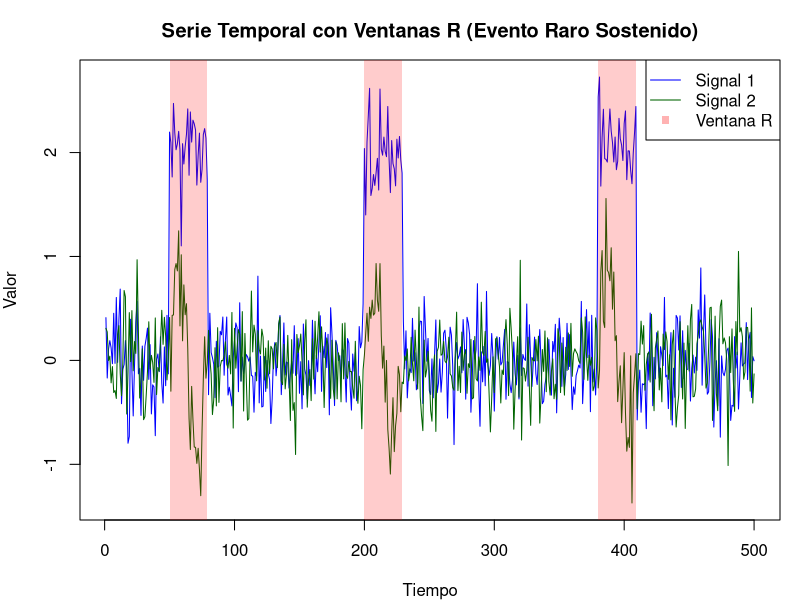
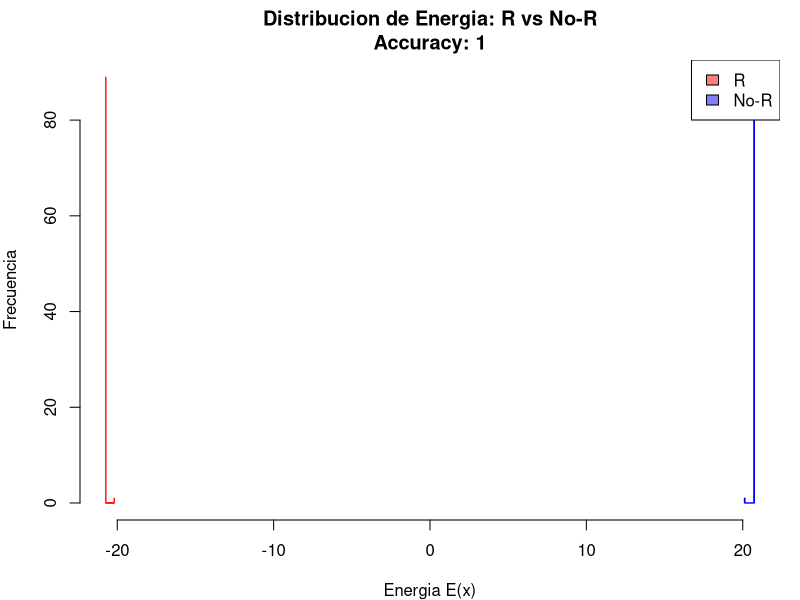
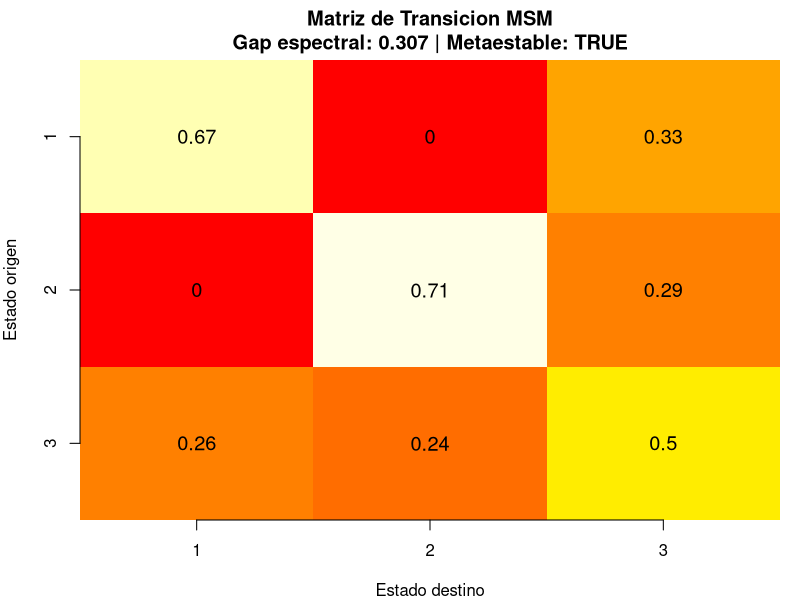
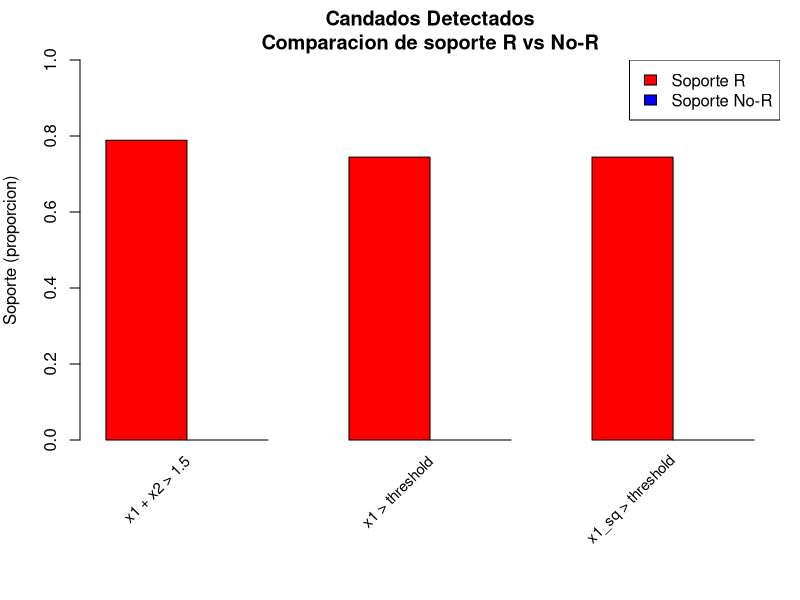
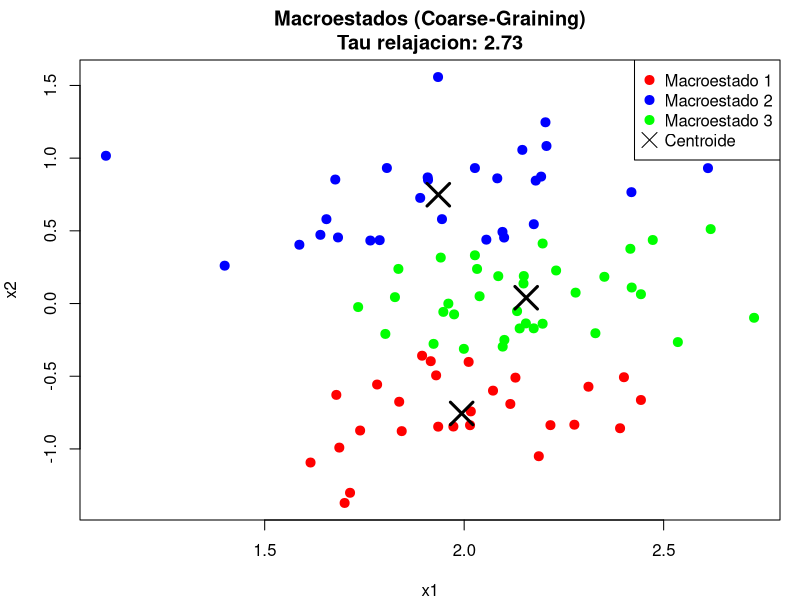

The R source for these figures, in order:
############################################################
# UE (Universo Emergente) - SIMULACION EN R
# Demo minima funcional con datos sinteticos
# Version: Base R (sin dependencias externas)
############################################################

set.seed(42)

# === 1. GENERACION DE DATOS SINTETICOS ===

generate_synthetic_data <- function(n_times = 500,
                                     n_windows_R = 3,
                                     window_size = 30,
                                     noise_sd = 0.3) {

  times <- 1:n_times

  # Inicializar canales
  signal1 <- rnorm(n_times, mean = 0, sd = noise_sd)
  signal2 <- rnorm(n_times, mean = 0, sd = noise_sd)

  # Definir ventanas R (posiciones fijas para reproducibilidad)
  window_starts <- c(50, 200, 380)
  windows_R <- lapply(window_starts, function(s) s:(s + window_size - 1))

  # Crear mascara R
  is_R <- rep(FALSE, n_times)
  for (w in windows_R) {
    is_R[w] <- TRUE
  }

  # Modificar senales en ventanas R
  for (w in windows_R) {
    signal1[w] <- signal1[w] + 2.0  # shift de media
    signal2[w] <- signal2[w] + sin(seq(0, 2*pi, length.out = length(w))) * 0.8
  }

  # Crear dataframe
  data <- data.frame(
    t = times,
    signal1 = signal1,
    signal2 = signal2,
    is_R = is_R
  )

  list(
    data = data,
    windows_R = windows_R,
    n_times = n_times
  )
}

# === 2. ERS: EVENTO-RARO-SOSTENIDO ===

build_ers <- function(data, predicate_fn, persistence_tau = 10) {
  # Aplica predicado a cada tiempo
  mask <- sapply(1:nrow(data$data), function(t) predicate_fn(data$data, t))

  # Encontrar segmentos consecutivos TRUE
  rle_result <- rle(mask)

  windows_R <- list()
  idx <- 1
  pos <- 1

  for (i in seq_along(rle_result$lengths)) {
    len <- rle_result$lengths[i]
    val <- rle_result$values[i]

    if (val && len >= persistence_tau) {
      windows_R[[idx]] <- pos:(pos + len - 1)
      idx <- idx + 1
    }
    pos <- pos + len
  }

  # Crear ventanas de control (notR) emparejadas
  all_R_times <- unlist(windows_R)
  notR_times <- setdiff(1:nrow(data$data), all_R_times)

  windows_notR <- list()
  for (i in seq_along(windows_R)) {
    w_len <- length(windows_R[[i]])
    if (length(notR_times) >= w_len) {
      start_idx <- sample(1:(length(notR_times) - w_len + 1), 1)
      windows_notR[[i]] <- notR_times[start_idx:(start_idx + w_len - 1)]
    }
  }

  list(
    name = "ERS",
    windows_R = windows_R,
    windows_notR = windows_notR,
    persistence_tau = persistence_tau
  )
}

# === 3. REPRESENTACION: EXTRAER MICROESTADOS ===

represent <- function(data_row) {
  c(
    x1 = data_row$signal1,
    x2 = data_row$signal2,
    x1_sq = data_row$signal1^2,
    x2_sq = data_row$signal2^2,
    x1x2 = data_row$signal1 * data_row$signal2
  )
}

extract_microstates <- function(data, ers) {
  states <- data.frame(
    t = integer(),
    x1 = numeric(),
    x2 = numeric(),
    x1_sq = numeric(),
    x2_sq = numeric(),
    x1x2 = numeric(),
    label_R = logical(),
    window_id = integer()
  )

  window_id <- 1

  # Extraer estados de ventanas R
  for (w in ers$windows_R) {
    for (t_idx in w) {
      features <- represent(data$data[t_idx, ])
      states <- rbind(states, data.frame(
        t = t_idx,
        x1 = features["x1"],
        x2 = features["x2"],
        x1_sq = features["x1_sq"],
        x2_sq = features["x2_sq"],
        x1x2 = features["x1x2"],
        label_R = TRUE,
        window_id = window_id
      ))
    }
    window_id <- window_id + 1
  }

  # Extraer estados de ventanas notR
  for (w in ers$windows_notR) {
    for (t_idx in w) {
      features <- represent(data$data[t_idx, ])
      states <- rbind(states, data.frame(
        t = t_idx,
        x1 = features["x1"],
        x2 = features["x2"],
        x1_sq = features["x1_sq"],
        x2_sq = features["x2_sq"],
        x1x2 = features["x1x2"],
        label_R = FALSE,
        window_id = window_id
      ))
    }
    window_id <- window_id + 1
  }

  rownames(states) <- NULL
  states
}

# === 4. ENERGIA / COSTE ===

fit_energy_classifier <- function(states) {
  # Clasificador logistico para distinguir R vs notR
  model <- glm(
    label_R ~ x1 + x2 + x1_sq + x2_sq + x1x2,
    data = states,
    family = binomial(link = "logit")
  )

  # Funcion de energia: E(x) = -log(odds)
  energy_fn <- function(x_vec) {
    new_data <- data.frame(
      x1 = x_vec[1],
      x2 = x_vec[2],
      x1_sq = x_vec[1]^2,
      x2_sq = x_vec[2]^2,
      x1x2 = x_vec[1] * x_vec[2]
    )
    pR <- predict(model, newdata = new_data, type = "response")
    pR <- pmax(pmin(pR, 1 - 1e-9), 1e-9)  # clamp
    odds <- pR / (1 - pR)
    -log(odds)
  }

  predictions <- predict(model, type = "response") > 0.5
  accuracy <- mean(predictions == states$label_R)

  list(
    model = model,
    energy = energy_fn,
    accuracy = accuracy
  )
}

build_cost <- function(energy_fn, epsilon = 1.0) {
  function(x_vec) {
    epsilon * energy_fn(x_vec)
  }
}

# === 5. CANDADOS (LOCKS) ===

propose_lock_hypotheses <- function(states_R, states_notR) {
  rules <- list()

  # Regla 1: x1 > umbral
  threshold_x1 <- quantile(states_R$x1, 0.25)
  rules[[1]] <- list(
    name = "x1 > threshold",
    predicate = function(x) x[1] > threshold_x1,
    threshold = threshold_x1
  )

  # Regla 2: x1^2 > umbral
  threshold_x1sq <- quantile(states_R$x1_sq, 0.25)
  rules[[2]] <- list(
    name = "x1_sq > threshold",
    predicate = function(x) x[3] > threshold_x1sq,
    threshold = threshold_x1sq
  )

  # Regla 3: combinacion lineal
  rules[[3]] <- list(
    name = "x1 + x2 > 1.5",
    predicate = function(x) (x[1] + x[2]) > 1.5,
    threshold = 1.5
  )

  rules
}

score_lock <- function(rule, states_R, states_notR) {
  eval_R <- sapply(1:nrow(states_R), function(i) {
    rule$predicate(c(states_R$x1[i], states_R$x2[i], states_R$x1_sq[i]))
  })

  eval_notR <- sapply(1:nrow(states_notR), function(i) {
    rule$predicate(c(states_notR$x1[i], states_notR$x2[i], states_notR$x1_sq[i]))
  })

  support_R <- mean(eval_R)
  support_notR <- mean(eval_notR)

  specificity <- log((support_R + 1e-9) / (support_notR + 1e-9))
  tau_persist <- sum(eval_R)
  score <- support_R * specificity - 0.1 * (1 - support_R)

  list(
    name = rule$name,
    support_R = support_R,
    support_notR = support_notR,
    specificity = specificity,
    tau_persist = tau_persist,
    score = score
  )
}

detect_locks <- function(states, ers, min_score = 0.5) {
  states_R <- states[states$label_R == TRUE, ]
  states_notR <- states[states$label_R == FALSE, ]

  rules <- propose_lock_hypotheses(states_R, states_notR)
  locks <- lapply(rules, function(r) score_lock(r, states_R, states_notR))

  # Filtrar por score minimo
  locks <- Filter(function(l) l$score >= min_score, locks)

  # Ordenar por score descendente
  scores <- sapply(locks, function(l) l$score)
  locks <- locks[order(scores, decreasing = TRUE)]

  locks
}

# === 6. COARSE-GRAINING Y MSM ===

build_macrostates <- function(states_R, n_clusters = 3) {
  X <- as.matrix(states_R[, c("x1", "x2")])
  km <- kmeans(X, centers = n_clusters, nstart = 10)

  states_R$macrostate <- km$cluster

  list(
    states = states_R,
    centroids = km$centers,
    n_clusters = n_clusters
  )
}

fit_msm <- function(macro_result, lag = 1) {
  states <- macro_result$states[order(macro_result$states$t), ]
  n_clusters <- macro_result$n_clusters

  seq_macro <- states$macrostate

  # Estimar matriz de transicion
  P <- matrix(0, nrow = n_clusters, ncol = n_clusters)

  for (i in 1:(length(seq_macro) - lag)) {
    from <- seq_macro[i]
    to <- seq_macro[i + lag]
    P[from, to] <- P[from, to] + 1
  }

  # Normalizar filas
  row_sums <- rowSums(P)
  row_sums[row_sums == 0] <- 1
  P <- P / row_sums

  # Calcular autovalores
  eigen_result <- eigen(P)
  eigenvalues <- Re(eigen_result$values)

  sorted_ev <- sort(abs(eigenvalues), decreasing = TRUE)
  spectral_gap <- sorted_ev[1] - sorted_ev[2]

  lambda2 <- sorted_ev[2]
  tau_relax <- if (lambda2 > 0 && lambda2 < 1) -lag / log(lambda2) else Inf

  diag_mean <- mean(diag(P))
  metastable_ok <- diag_mean > 0.5

  list(
    P = P,
    eigenvalues = eigenvalues,
    spectral_gap = spectral_gap,
    tau_relax = tau_relax,
    metastable_ok = metastable_ok,
    states = macro_result$states,
    centroids = macro_result$centroids
  )
}

# === 7. VISUALIZACIONES (Base R) ===

plot_timeseries <- function(data, ers, filename = "plot_timeseries.png") {
  png(filename, width = 1000, height = 400)

  par(mar = c(4, 4, 3, 1))
  plot(data$data$t, data$data$signal1, type = "l", col = "blue",
       xlab = "Tiempo", ylab = "Valor",
       main = "Serie Temporal con Ventanas R (Evento Raro Sostenido)",
       ylim = range(c(data$data$signal1, data$data$signal2)))
  lines(data$data$t, data$data$signal2, col = "darkgreen")

  # Marcar ventanas R
  for (w in ers$windows_R) {
    rect(min(w), par("usr")[3], max(w), par("usr")[4],
         col = rgb(1, 0, 0, 0.2), border = NA)
  }

  legend("topright", legend = c("Signal 1", "Signal 2", "Ventana R"),
         col = c("blue", "darkgreen", rgb(1, 0, 0, 0.3)),
         lty = c(1, 1, NA), pch = c(NA, NA, 15), bg = "white")

  dev.off()
  cat("  Guardado:", filename, "\n")
}

plot_energy_distribution <- function(states, energy_clf, filename = "plot_energy.png") {
  # Calcular energia para cada estado
  energies <- sapply(1:nrow(states), function(i) {
    energy_clf$energy(c(states$x1[i], states$x2[i]))
  })

  states$energy <- energies

  png(filename, width = 800, height = 500)

  par(mar = c(4, 4, 3, 1))

  energy_R <- states$energy[states$label_R]
  energy_notR <- states$energy[!states$label_R]

  hist(energy_notR, col = rgb(0, 0, 1, 0.5), border = "blue",
       main = paste("Distribucion de Energia: R vs No-R\nAccuracy:",
                    round(energy_clf$accuracy, 3)),
       xlab = "Energia E(x)", ylab = "Frecuencia",
       xlim = range(c(energy_R, energy_notR)),
       breaks = 20)
  hist(energy_R, col = rgb(1, 0, 0, 0.5), border = "red", add = TRUE, breaks = 20)

  legend("topright", legend = c("R", "No-R"),
         fill = c(rgb(1, 0, 0, 0.5), rgb(0, 0, 1, 0.5)), bg = "white")

  dev.off()
  cat("  Guardado:", filename, "\n")
}

plot_msm_transitions <- function(msm, filename = "plot_msm.png") {
  png(filename, width = 600, height = 500)

  par(mar = c(4, 4, 3, 1))

  n <- nrow(msm$P)
  image(1:n, 1:n, t(msm$P)[, n:1], col = heat.colors(20),
        xlab = "Estado destino", ylab = "Estado origen",
        main = paste("Matriz de Transicion MSM\nGap espectral:",
                     round(msm$spectral_gap, 3),
                     "| Metaestable:", msm$metastable_ok),
        axes = FALSE)
  axis(1, at = 1:n)
  axis(2, at = 1:n, labels = n:1)

  # Agregar valores
  for (i in 1:n) {
    for (j in 1:n) {
      text(j, n - i + 1, round(msm$P[i, j], 2), cex = 1.2)
    }
  }

  dev.off()
  cat("  Guardado:", filename, "\n")
}

plot_locks <- function(locks, filename = "plot_locks.png") {
  png(filename, width = 800, height = 500)

  if (length(locks) == 0) {
    plot.new()
    text(0.5, 0.5, "No se detectaron candados", cex = 1.5)
    dev.off()
    return()
  }

  par(mar = c(8, 4, 3, 1))

  names_locks <- sapply(locks, function(l) l$name)
  support_R <- sapply(locks, function(l) l$support_R)
  support_notR <- sapply(locks, function(l) l$support_notR)

  n <- length(locks)
  x <- barplot(rbind(support_R, support_notR),
               beside = TRUE,
               col = c("red", "blue"),
               names.arg = rep("", n),
               main = "Candados Detectados\nComparacion de soporte R vs No-R",
               ylab = "Soporte (proporcion)",
               ylim = c(0, 1))

  text(colMeans(x), par("usr")[3] - 0.05, labels = names_locks,
       srt = 45, adj = 1, xpd = TRUE, cex = 0.9)

  legend("topright", legend = c("Soporte R", "Soporte No-R"),
         fill = c("red", "blue"), bg = "white")

  dev.off()
  cat("  Guardado:", filename, "\n")
}

plot_macrostates <- function(msm, filename = "plot_macrostates.png") {
  png(filename, width = 800, height = 600)

  par(mar = c(4, 4, 3, 1))

  colors <- c("red", "blue", "green", "purple", "orange")[1:max(msm$states$macrostate)]

  plot(msm$states$x1, msm$states$x2,
       col = colors[msm$states$macrostate],
       pch = 19, cex = 1.2,
       xlab = "x1", ylab = "x2",
       main = paste("Macroestados (Coarse-Graining)\nTau relajacion:",
                    round(msm$tau_relax, 2)))

  # Marcar centroides
  points(msm$centroids[, 1], msm$centroids[, 2],
         pch = 4, cex = 3, lwd = 3, col = "black")

  legend("topright",
         legend = c(paste("Macroestado", 1:nrow(msm$centroids)), "Centroide"),
         col = c(colors[1:nrow(msm$centroids)], "black"),
         pch = c(rep(19, nrow(msm$centroids)), 4),
         pt.cex = c(rep(1.2, nrow(msm$centroids)), 2),
         bg = "white")

  dev.off()
  cat("  Guardado:", filename, "\n")
}

# === 8. PIPELINE PRINCIPAL ===

run_ue_simulation <- function() {
  cat("========================================\n")
  cat("   SIMULACION UNIVERSO EMERGENTE (UE)  \n")
  cat("========================================\n\n")

  # 1. Generar datos
  cat("1. Generando datos sinteticos...\n")
  data <- generate_synthetic_data(n_times = 500)
  cat("   - Tiempos:", data$n_times, "\n")
  cat("   - Ventanas R:", length(data$windows_R), "\n\n")

  # 2. Construir ERS
  cat("2. Construyendo ERS (Evento-Raro-Sostenido)...\n")
  predicate <- function(df, t) df$is_R[t]
  ers <- build_ers(data, predicate, persistence_tau = 10)
  cat("   - Ventanas R detectadas:", length(ers$windows_R), "\n")
  cat("   - Ventanas control:", length(ers$windows_notR), "\n\n")

  # 3. Extraer microestados
  cat("3. Extrayendo microestados...\n")
  states <- extract_microstates(data, ers)
  cat("   - Total microestados:", nrow(states), "\n")
  cat("   - Estados R:", sum(states$label_R), "\n")
  cat("   - Estados No-R:", sum(!states$label_R), "\n\n")

  # 4. Ajustar clasificador de energia
  cat("4. Ajustando clasificador de energia...\n")
  energy_clf <- fit_energy_classifier(states)
  cat("   - Accuracy:", round(energy_clf$accuracy, 3), "\n\n")

  # 5. Detectar candados
  cat("5. Detectando candados (locks)...\n")
  locks <- detect_locks(states, ers, min_score = 0.1)
  cat("   - Candados detectados:", length(locks), "\n")
  for (l in locks) {
    cat("     *", l$name, "| Score:", round(l$score, 3),
        "| Especificidad:", round(l$specificity, 3), "\n")
  }
  cat("\n")

  # 6. Coarse-graining y MSM
  cat("6. Construyendo macroestados y MSM...\n")
  states_R <- states[states$label_R == TRUE, ]
  macro <- build_macrostates(states_R, n_clusters = 3)
  msm <- fit_msm(macro, lag = 1)
  cat("   - Macroestados:", length(unique(msm$states$macrostate)), "\n")
  cat("   - Gap espectral:", round(msm$spectral_gap, 3), "\n")
  cat("   - Tau relajacion:", round(msm$tau_relax, 2), "\n")
  cat("   - Metaestable:", msm$metastable_ok, "\n\n")

  # 7. Generar visualizaciones
  cat("7. Generando visualizaciones...\n")
  plot_timeseries(data, ers)
  plot_energy_distribution(states, energy_clf)
  plot_msm_transitions(msm)
  plot_locks(locks)
  plot_macrostates(msm)
  cat("\n")

  # 8. Resumen
  cat("========================================\n")
  cat("           RESUMEN DOMINIO UE          \n")
  cat("========================================\n")
  cat("Nombre: D_ERS\n")
  status <- ifelse(length(locks) > 0 && msm$metastable_ok, "PASS", "FAIL")
  cat("Status:", status, "\n")
  cat("Candados encontrados:", length(locks), "\n")
  cat("Metaestabilidad:", msm$metastable_ok, "\n")
  cat("========================================\n")

  # Retornar resultados
  list(
    data = data,
    ers = ers,
    states = states,
    energy_classifier = energy_clf,
    locks = locks,
    msm = msm,
    status = status
  )
}

# === EJECUTAR SIMULACION ===
cat("\nIniciando simulacion UE...\n\n")
results <- run_ue_simulation()

cat("\nSimulacion completada. Resultados en 'results'.\n")
cat("Graficos guardados en el directorio actual.\n")
